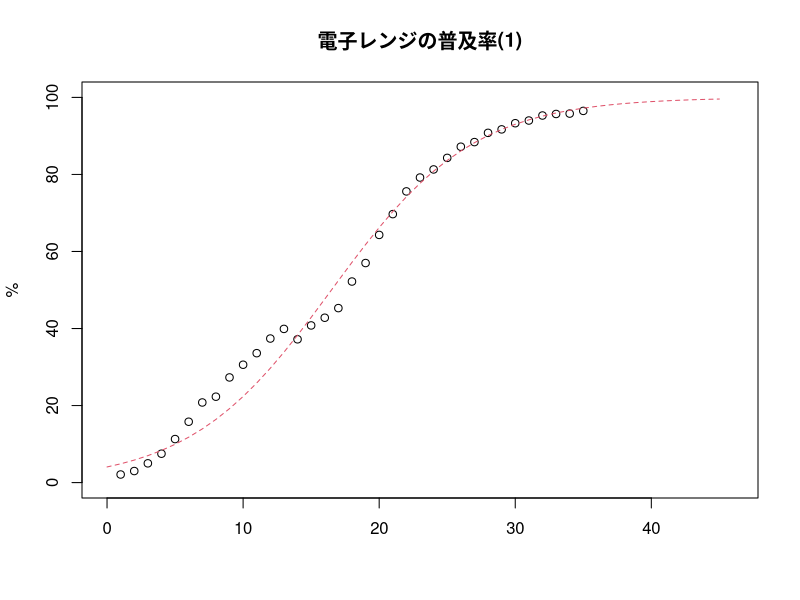

Reproduce this figure in R.
xdata <- read.csv("../data/fukyuritsu6.csv", skip=2, header=TRUE)
microwave <- ts(xdata$microwave, start=c(1958), frequency=1)

x1 <- is.na(microwave)
rate <- microwave[x1==FALSE]

# assume A == 100
A <- 100

time <- 1:length(rate)
z <- log((A-rate)/rate); (kaiki1 <- lm(z~time))

(k1 <- -1*kaiki1$coef[2]); (alpha1 <- exp(kaiki1$coef[1]))
time1 <- 0:(length(rate)+10)
ratehat1 <- A/(1+alpha1*exp(-1*k1*time1))

ttl<- "電子レンジの普及率(1)"
xl <- c(0, length(time1)); yl<-c(0, 100)
plot(time, rate, xlim=xl, ylim=yl, type="p", xlab="", ylab="%", main=ttl)
lines(time1, ratehat1, type="l", lty=2, col=2)

